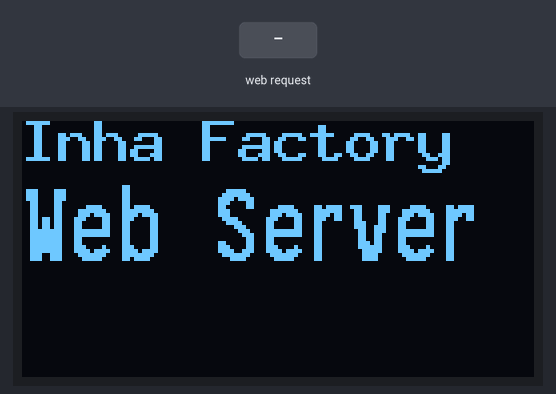
A sketch run on a simulated ESP32. Shown: 128×64 one-colour display. The inputs (shaded band) are chosen by the test bench. WiFi joins after 1.5 s; servers stay silent unless stated; what the sketch prints to the serial monitor is not drawn.

Above: at 2.7 s.
2.8 s: HTTP request GET / received
Timing chart, 0 to 5.8 s (numbered marks = the images above; inputs shaded):
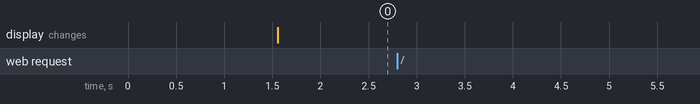

The sketch:

test.ino
```cpp
#include <WiFi.h>
#include <WiFiClient.h>
#include <WebServer.h>
#include "oled_u8g2.h" //
#include <ArduinoJson.h> // n

const char* ssid = "HyeonseoLee";
const char* password = "****";

OLED_U8G2 oled;
WebServer server(80);

int tempSensor = A2;
// formula
int Vo;
double R1 = 10000;
double logR2, R2, T, Tc;
double c1 = 1.009249522e-03, c2 = 2.378405444e-04, c3 = 2.019202697e-07;
double Tf = 0;

void setup(void) {
  Serial.begin(115200);
  oled.setup();
  WiFi.mode(WIFI_STA);
  WiFi.begin(ssid, password);
  Serial.println("");

  while (WiFi.status() != WL_CONNECTED) {
    delay(500);
    Serial.print("-> ");
  }
  Serial.println("");
  Serial.print("Connected to ");
  Serial.println(ssid);
  Serial.print("IP addr: ");
  Serial.println(WiFi.localIP());

  server.on("/", handleRootEvent);

  server.begin();
  Serial.println("Web server started!");
}

void loop(void) {
  oled.setLine(1, "Inha Factory");
  oled.setLine(2, "Web Server");
  oled.display();

  server.handleClient();
  delay(5); // 5/1000 sec
}

void handleRootEvent() {
  Serial.print("main page from ");

  String clientIP = server.client().remoteIP().toString();

  // 192.168.15.245 clientIP
  int octet1, octet2, octet3, octet4;
  sscanf(clientIP.c_str(), "%d.%d.%d.%d", &octet1, &octet2, &octet3, &octet4);
  String maskedIP = String(octet1) + ".XXX.XXX." + String(octet4);

  Vo = analogRead(tempSensor);
  R2 = R1 * (4095.0 / (float)Vo - 1.0);
  logR2 = log(R2);
  T = (1.0 / (c1 + c2*logR2 + c3*logR2*logR2*logR2));
  Tc = T - 273.15;  // celsius
  Tf = (Tc * 9.0/5.0) + 32.0;  // fahrenheit

  StaticJsonDocument<200> jsonDoc;  // create JSON object
  jsonDoc["message"] = "Welcome Inha SmartFactory WebServer!";
  jsonDoc["ip_address"] = maskedIP;
  jsonDoc["temperature_celsius"] = Tc;
  jsonDoc["temperature_fahrenheit"] = Tf;

  String jsonResponse;
  serializeJson(jsonDoc, jsonResponse);

  server.send(200, "application/json", jsonResponse);

  Serial.println(clientIP);
  Serial.print(Tc);
  Serial.print("C (");
  Serial.print(Tf);
  Serial.println("F)");
}
```

oled_u8g2.cpp
```cpp
/**********************************************************************************
 * Author : SCS
 * Date : 2018.09.30
 * Description : SSD1306 OLED Display
 * Reference: FontUsage.ino in u8g2 examples
 **********************************************************************************/

#include "oled_u8g2.h"

#include <Arduino.h>

#include <U8g2lib.h>
#include <String>

#ifdef U8X8_HAVE_HW_SPI
#include <SPI.h>
#endif
#ifdef U8X8_HAVE_HW_I2C
#include <Wire.h>
#endif

// 2018.09.05 : SCS
// U8g2 Contructor (Frame Buffer)

// Slow
//U8G2_SSD1306_128X64_NONAME_F_SW_I2C u8g2(U8G2_R0, /* clock=*/ 22, /* data=*/ 21, /* reset=*/ U8X8_PIN_NONE);
// Fast
U8G2_SSD1306_128X64_NONAME_F_HW_I2C u8g2(U8G2_R0, /* reset=*/ U8X8_PIN_NONE);

// End of constructor

//=================================================================================
OLED_U8G2::OLED_U8G2()
//=================================================================================
{
	lineString[0] = "";
	lineString[1] = "";
	lineString[2] = "";
}

//=================================================================================
void OLED_U8G2::setup(void)
	//=================================================================================
{
  u8g2.begin();
  u8g2.clearBuffer();          // clear the internal memory
}

//=================================================================================
void OLED_U8G2::setLine(int line, String buffer)
//=================================================================================
{
  if (line < 1 || line > 3) return;
  lineString[line - 1] = buffer;
}

//=================================================================================
void OLED_U8G2::display()
//=================================================================================
{
	// Clear
  u8g2.clearBuffer();          // clear the internal memory

  // First line
  u8g2.setFont(u8g2_font_9x15B_tf);

  u8g2.setCursor(0,10);
  u8g2.print(lineString[0]);

  // Second line
  u8g2.setFont(u8g2_font_logisoso18_tf );

  u8g2.setCursor(0,35);
  u8g2.print(lineString[1]);

  // Third line
  u8g2.setCursor(0,60);
  u8g2.print(lineString[2]);

  // Display
  u8g2.sendBuffer();					// transfer internal memory to the display
}

//=================================================================================
// End of Line
//=================================================================================
```

oled_u8g2.h
```cpp
/**********************************************************************************
 * Author : SCS
 * Date : 2018.09.30
**********************************************************************************/

#ifndef OLED_U8G2_H
#define OLED_U8G2_H

#include <Arduino.h>
#include <String>

class OLED_U8G2{

private:
  String lineString[3];

public:
	OLED_U8G2();
	void setup(void);
	void setLine(int line, String buffer);
	void display();
};

#endif

//=================================================================================
// End of Line
//=================================================================================
```

Measured:
- after the input at 2.8 s, every drawn part: stays the same
